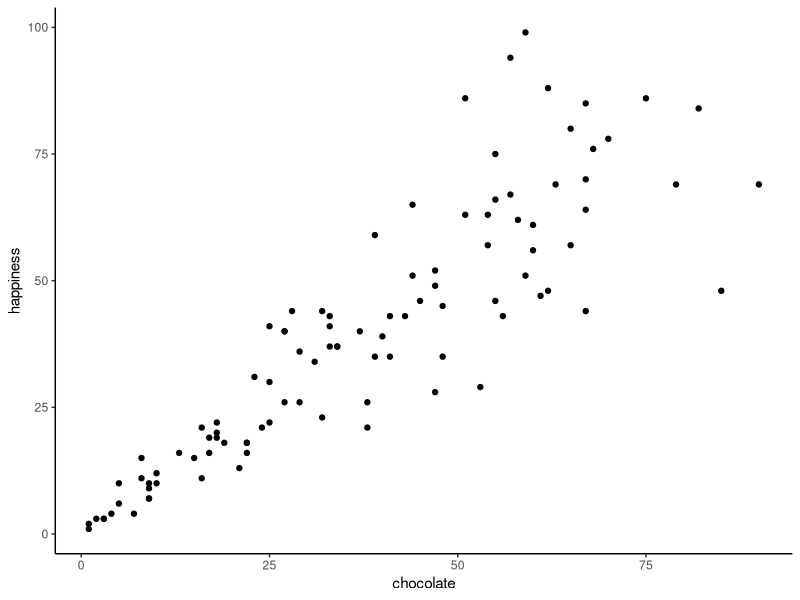
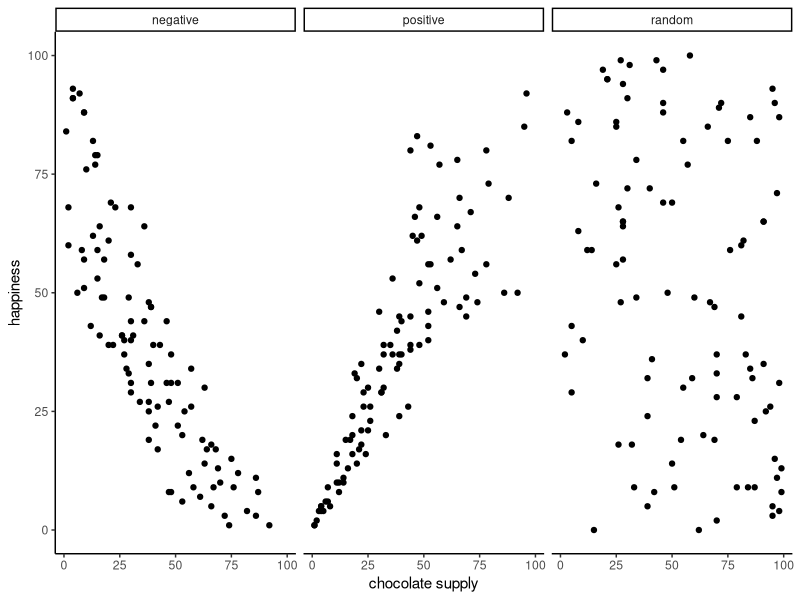
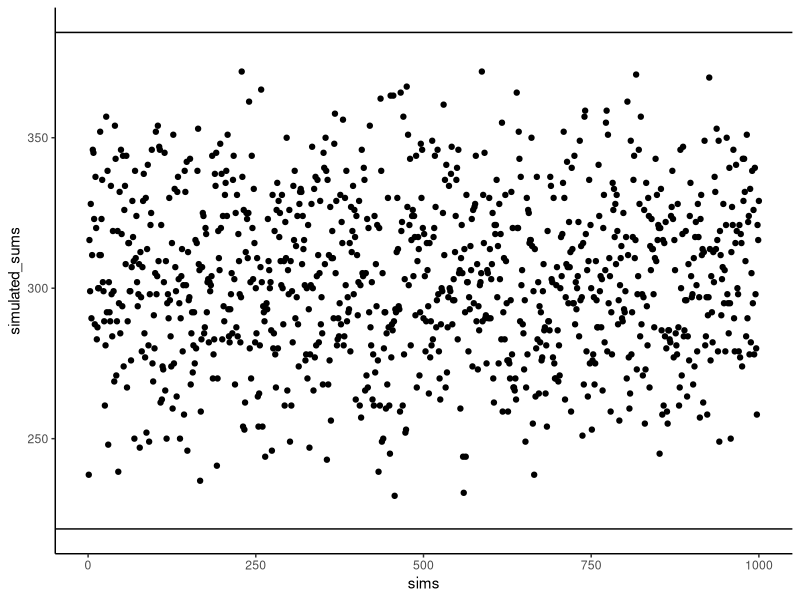

Recreate these plots in R, in order.
## ---- chunk 1
subject<-1:100
chocolate<-round(1:100*runif(100,.5,1))
happiness<-round(1:100*runif(100,.5,1))

the_df_CC<-data.frame(subject,chocolate,happiness)


the_df_short<-the_df_CC[1:10,]

knitr::kable(the_df_short)
## ---- chunk 2
library(ggplot2)
ggplot(the_df_CC,aes(x=chocolate,y=happiness))+
  geom_point()+
  theme_classic()


## ---- chunk 3

subject_x<-1:100
chocolate_x<-round(1:100*runif(100,.5,1))
happiness_x<-round(1:100*runif(100,.5,1))

df_positive<-data.frame(subject_x,chocolate_x,happiness_x)

subject_x<-1:100
chocolate_x<-round(1:100*runif(100,.5,1))
happiness_x<-round(100:1*runif(100,.5,1))

df_negative<-data.frame(subject_x,chocolate_x,happiness_x)

subject_x<-1:100
chocolate_x<-round(runif(100,0,100))
happiness_x<-round(runif(100,0,100))

df_random<-data.frame(subject_x,chocolate_x,happiness_x)

all_data<-rbind(df_positive,df_negative,df_random)
all_data<-cbind(all_data,correlation=rep(c("positive","negative","random"),each=100))

ggplot(all_data,aes(x=chocolate_x,y=happiness_x))+
  geom_point()+
  theme_classic()+
  facet_wrap(~correlation)+
  xlab("chocolate supply")+
  ylab("happiness")

## ---- chunk 4
library(dplyr)

the_df_short <- the_df_short %>%
  rbind(c("Sums",colSums(the_df_short[1:10,2:3]))) %>%
  rbind(c("Means",colMeans(the_df_short[1:10,2:3])))
knitr::kable(the_df_short)

## ---- chunk 5
the_df_temp<-data.frame(subject,chocolate,happiness,Chocolate_X_Happiness=chocolate*happiness)

the_df_short<-the_df_temp[1:10,]

the_df_short <- the_df_short %>%
  rbind(c("Sums",colSums(the_df_short[1:10,2:4]))) %>%
  rbind(c("Means",colMeans(the_df_short[1:10,2:4])))
knitr::kable(the_df_short)

## ---- chunk 6
the_df_short<-data.frame(scores=1:10,X=1:10, Y=1:10, A=1:10, B=10:1, XY = 1:10*1:10, AB=1:10*10:1)

the_df_short <- the_df_short %>%
  rbind(c("Sums",colSums(the_df_short[1:10,2:7]))) %>%
  rbind(c("Means",colMeans(the_df_short[1:10,2:7])))
knitr::kable(the_df_short)
## ---- chunk 7
simulated_sums<-length(0)
for(sim in 1:1000){
X<-sample(1:10)
Y<-sample(1:10)
simulated_sums[sim]<-sum(X*Y)
}
sim_df<-data.frame(sims=1:1000,simulated_sums)
ggplot(sim_df,aes(x=sims,y=simulated_sums))+
  geom_point()+
  theme_classic()+
  geom_hline(yintercept = 385)+
  geom_hline(yintercept = 220)

## ---- chunk 8
the_df<-the_df_CC

the_df_short<-the_df[1:10,]

the_df_short<-cbind(the_df_short,
                    C_d = round((chocolate[1:10]-mean(chocolate[1:10])),digits=2),
                    H_d = round((happiness[1:10]-mean(happiness[1:10])),digits=2),
                    Cd_x_Hd = round(((chocolate[1:10]-mean(chocolate[1:10]))* (happiness[1:10]-mean(happiness[1:10]))),digits=2))

the_df_short <- the_df_short %>%
  rbind(c("Sums",round(colSums(the_df_short[1:10,2:6])),digits=2)) %>%
  rbind(c("Means",round(colMeans(the_df_short[1:10,2:6])),digits=2))

knitr::kable(the_df_short)

